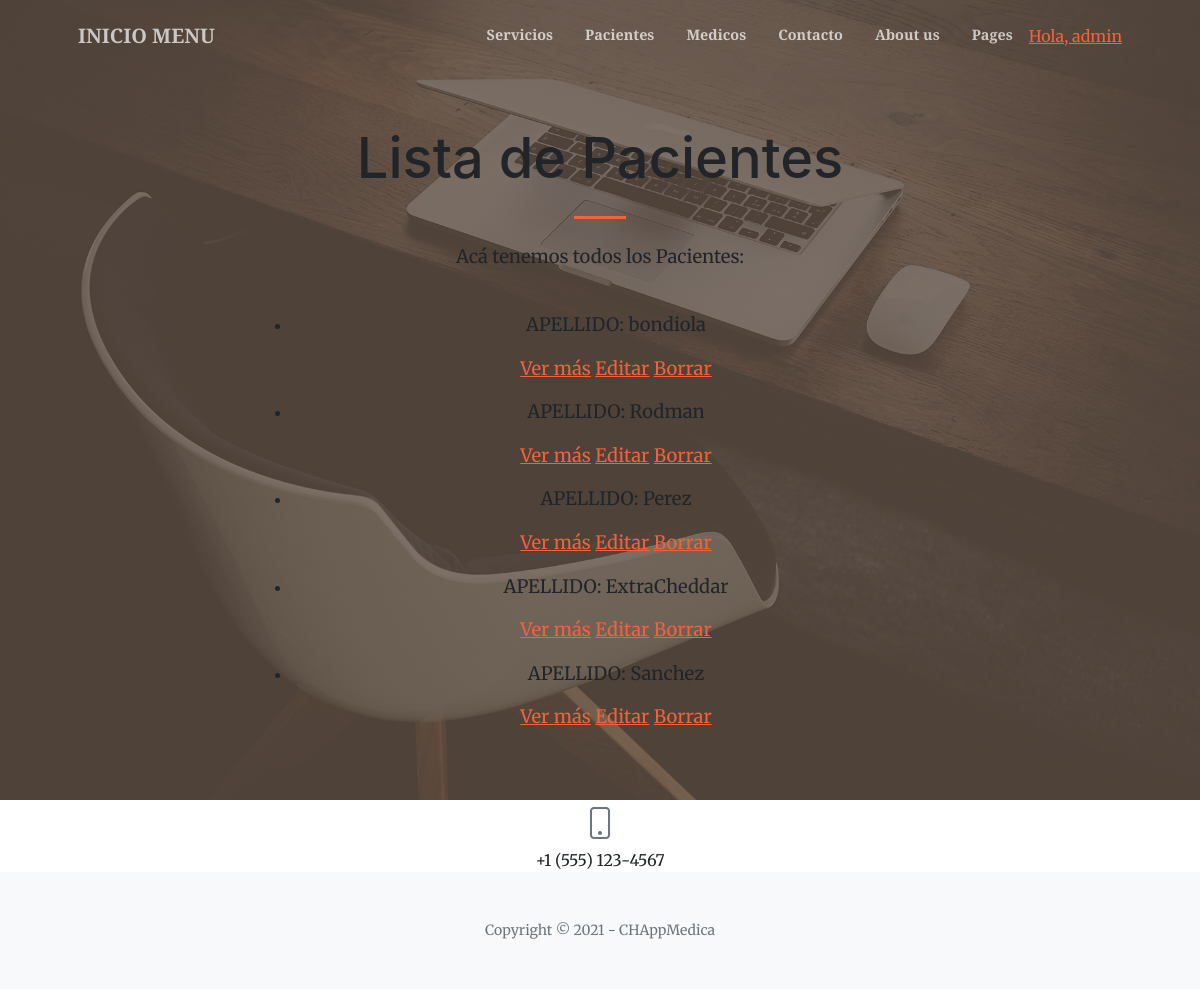
Page /AppMedica/paciente/list (signed in) on the committed database.
### AppMedica/models.py (models this page shows, shortened)
class Paciente(models.Model):
    nombre = models.CharField(max_length=40)
    apellido = models.CharField(max_length=40)
    fNac = models.DateField()
    telefono = models.IntegerField()
    email = models.EmailField(null=True)
    servicio = models.CharField(max_length=40, default='')

### AppMedica/views.py (the view)
# urls.py: path('paciente/list', views.PacienteList.as_view(), name='List'),
class PacienteList(ListView):
    model = Paciente
    template_name = "AppMedica/paciente_list.html"

### AppMedica/templates/AppMedica/paciente_list.html (shortened to what this page needs)
{% extends "AppMedica/padre.html" %}
{% load static %}
        {% block contenido %}
            <h1 class="mb-1">Lista de Pacientes</h1>
        {% endblock %}
        {% block contenido2 %}
          <p>Acá tenemos todos los Pacientes:</p> <br>
          <ul>
            {% for paciente in object_list %}
            <li>
              <p>APELLIDO: {{ paciente.apellido}}</p>
              <p>
              <a href="{% url 'Detail' paciente.id %}">Ver más</a>
              <a href="{% url 'Edit' paciente.id %}">Editar</a>
              <a href="{% url 'Delete' paciente.id %}">Borrar</a>
            </p>
            </li>
            {% endfor %}
          </ul>
        {% endblock %}

### AppMedica/templates/AppMedica/padre.html (shortened to what this page needs)
<!DOCTYPE html>
<html lang="en">
    <head>
        {% load static %}
        <link href="https://cdn.jsdelivr.net/npm/bootstrap-icons@1.5.0/font/bootstrap-icons.css" rel="stylesheet" />
        <link href="https://cdnjs.cloudflare.com/ajax/libs/SimpleLightbox/2.1.0/simpleLightbox.min.css" rel="stylesheet" />
        <link href="{% static 'AppMedica/css/styles.css' %}" rel="stylesheet" />
    </head>
    <body id="page-top">
        <nav class="navbar navbar-expand-lg navbar-light fixed-top py-3" id="mainNav">
            <div class="container px-4 px-lg-5">
                <a class="navbar-brand" href="{% url 'Inicio' %}">INICIO MENU</a>
                <div class="collapse navbar-collapse" id="navbarResponsive">
                    <ul class="navbar-nav ms-auto my-2 my-lg-0">
                        <li class="nav-item"><a class="nav-link" href="{% url 'Servicios' %}">Servicios</a></li>
                        <li class="nav-item"><a class="nav-link" href="{% url 'Pacientes' %}">Pacientes</a></li>
                        <li class="nav-item"><a class="nav-link" href="{% url 'Medicos' %}">Medicos</a></li>
                        <li class="nav-item"><a class="nav-link" href="{% url 'Contacto' %}">Contacto</a></li>
                        <li class="nav-item"><a class="nav-link" href="{% url 'About' %}">About us</a></li>
                        <li class="nav-item"><a class="nav-link" href="{% url 'Pages' %}">Pages</a></li>
                        {% if  request.user.is_authenticated %}
                            <li class="sidebar-nav-item"><a href="{% url 'EditarPerfil' %}">Hola, {{user.username}}</a></li>
                        {% endif %}
                    </ul>
                </div>
            </div>
        </nav>
        <header class="masthead">
            <div class="container px-4 px-lg-5 h-100">
                <div class="row gx-4 gx-lg-5 h-100 align-items-center justify-content-center text-center">
                    <div class="col-lg-8 align-self-end">
                        {% block contenido %}{% endblock %}
                        <hr class="divider" />
                    </div>
                    <div class="col-lg-8 align-self-baseline">
                        {% block contenido2 %}{% endblock %}
                    </div>
                </div>
            </div>
        </header>
                <div class="row gx-4 gx-lg-5 justify-content-center">
                    <div class="col-lg-4 text-center mb-5 mb-lg-0">
                        <i class="bi-phone fs-2 mb-3 text-muted"></i>
                        <div>+1 (555) 123-4567</div>
                    </div>
                </div>
        <footer class="bg-light py-5">
            <div class="container px-4 px-lg-5"><div class="small text-center text-muted">Copyright &copy; 2021 - CHAppMedica</div></div>
        </footer>
    </body>
</html>

### rows in the picture
Paciente: apellido "bondiola"
Paciente: apellido "Rodman"
Paciente: apellido "Perez"
Paciente: apellido "ExtraCheddar"
Paciente: apellido "Sanchez"

### other values in the picture
{{ user.username }} "admin"
